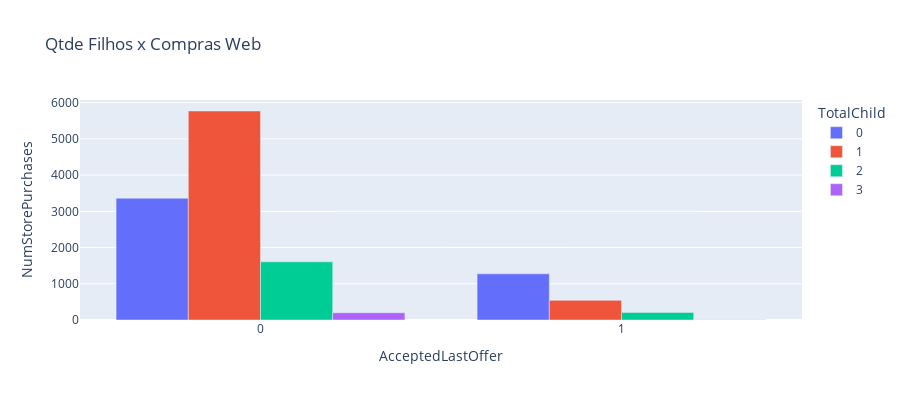

This figure's notebook cell:
### Code cell
aux_df = df.groupby(['AcceptedLastOffer', 'TotalChild'])['NumStorePurchases'].sum().reset_index()
fig = px.bar(aux_df, x='AcceptedLastOffer', y='NumStorePurchases', color='TotalChild',
             barmode='group', height=400, title='Qtde Filhos x Compras Web')
fig.show()

### Figure 1 — Plotly figure (JSON) as saved in the notebook; plotly's stock layout.template omitted (floating-point values rounded to 4 significant figures)
{"data": [{"alignmentgroup": "True", "hovertemplate": "TotalChild=0<br>AcceptedLastOffer=%{x}<br>NumStorePurchases=%{y}<extra></extra>", "legendgroup": "0", "marker": {"color": "#636efa", "pattern": {"shape": ""}}, "name": "0", "offsetgroup": "0", "orientation": "v", "showlegend": true, "textposition": "auto", "type": "bar", "x": ["0", "1"], "xaxis": "x", "y": [3361, 1274], "yaxis": "y"}, {"alignmentgroup": "True", "hovertemplate": "TotalChild=1<br>AcceptedLastOffer=%{x}<br>NumStorePurchases=%{y}<extra></extra>", "legendgroup": "1", "marker": {"color": "#EF553B", "pattern": {"shape": ""}}, "name": "1", "offsetgroup": "1", "orientation": "v", "showlegend": true, "textposition": "auto", "type": "bar", "x": ["0", "1"], "xaxis": "x", "y": [5768, 542], "yaxis": "y"}, {"alignmentgroup": "True", "hovertemplate": "TotalChild=2<br>AcceptedLastOffer=%{x}<br>NumStorePurchases=%{y}<extra></extra>", "legendgroup": "2", "marker": {"color": "#00cc96", "pattern": {"shape": ""}}, "name": "2", "offsetgroup": "2", "orientation": "v", "showlegend": true, "textposition": "auto", "type": "bar", "x": ["0", "1"], "xaxis": "x", "y": [1605, 210], "yaxis": "y"}, {"alignmentgroup": "True", "hovertemplate": "TotalChild=3<br>AcceptedLastOffer=%{x}<br>NumStorePurchases=%{y}<extra></extra>", "legendgroup": "3", "marker": {"color": "#ab63fa", "pattern": {"shape": ""}}, "name": "3", "offsetgroup": "3", "orientation": "v", "showlegend": true, "textposition": "auto", "type": "bar", "x": ["0", "1"], "xaxis": "x", "y": [200, 10], "yaxis": "y"}], "layout": {"barmode": "group", "height": 400, "legend": {"title": {"text": "TotalChild"}, "tracegroupgap": 0}, "title": {"text": "Qtde Filhos x Compras Web"}, "xaxis": {"anchor": "y", "domain": [0, 1], "title": {"text": "AcceptedLastOffer"}}, "yaxis": {"anchor": "x", "domain": [0, 1], "title": {"text": "NumStorePurchases"}}}}
